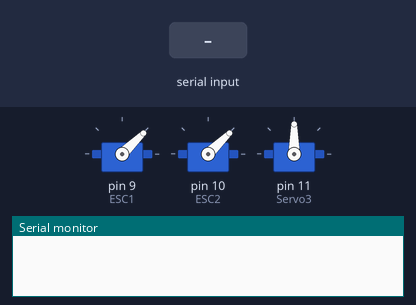
The sketch below on a simulated Arduino Uno, built with avr-gcc and run on an emulated ATmega328P. On the bench: 3 × servo, the last lines printed to the serial monitor. The inputs (shaded band) are chosen by the test bench.

Above: at 4.2 s.
4.3 s: "F" received over Serial
At 4.9 s:
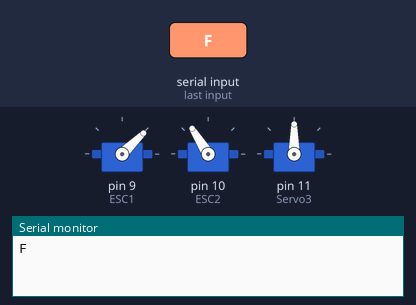
5.8 s: "B" received over Serial
At 7.0 s:
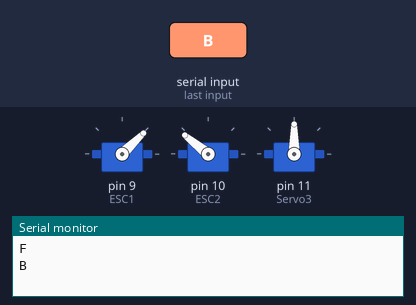
7.3 s: "U" received over Serial
At 8.3 s:
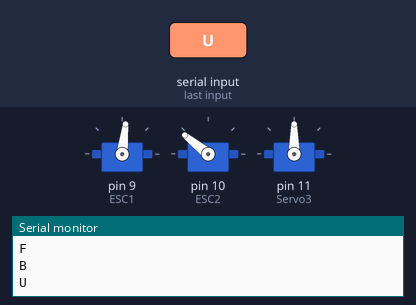
8.8 s: "S" received over Serial
At 9.5 s:
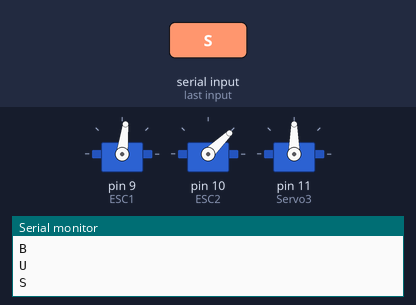
10.3 s: "V" received over Serial
At 10.6 s:
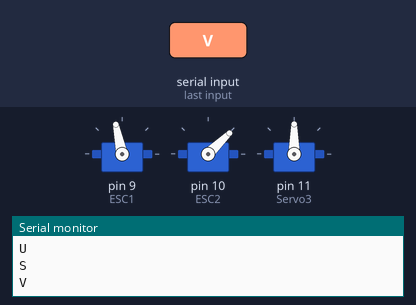
11.8 s: "L" received over Serial
At 13.0 s:
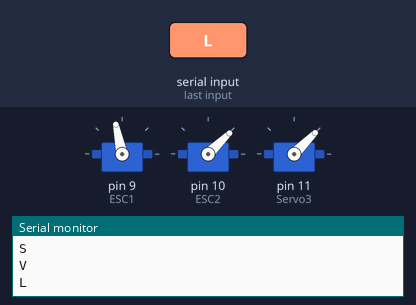
Timing chart, 0 to 14.3 s (numbered marks = the images above; inputs shaded):
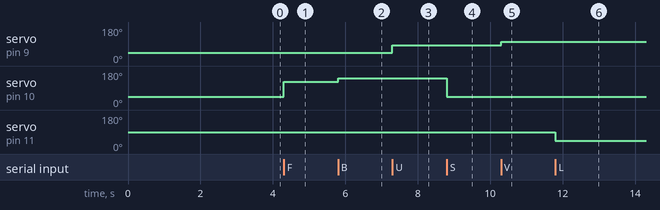

Measured:
- after the input at 4.3 s, servo on pin 10 (ESC2): 44° → 122° at once
- after the input at 5.8 s, servo on pin 10 (ESC2): 122° → 141° at once
- after the input at 7.3 s, servo on pin 9 (ESC1): 44° → 83° at once
- after the input at 8.8 s, servo on pin 10 (ESC2): 141° → 44° at once
- after the input at 10.3 s, servo on pin 9 (ESC1): 83° → 102° at once
- after the input at 11.8 s, servo on pin 11 (Servo3): 90° → 45° at once

The sketch:

hover_craft.ino
```cpp
#include <Servo.h>

Servo ESC1;   // First ESC (Up)
Servo ESC2;   // Second ESC (Front)
Servo Servo3; // Third Servo (for additional movement)

void setup() {
  ESC1.attach(9);    // First ESC on pin 9 (Up)
  ESC2.attach(10);   // Second ESC on pin 10 (Front)
  Servo3.attach(11); // Third Servo on pin 11

  ESC1.writeMicroseconds(1000);  // Arm first ESC
  ESC2.writeMicroseconds(1000);  // Arm second ESC
  Servo3.write(90);  // Set third servo to middle position

  delay(3000);  // Wait for ESCs to initialize

  Serial.begin(9600);  // Start Bluetooth communication via Hardware Serial
}

void loop() {
  if (Serial.available()) {  // Check if Bluetooth sent data
    char command = Serial.read(); // Read command
    Serial.println(command);

    // Control ESC2 (Front motor)
    if (command == 'F') {
      ESC2.writeMicroseconds(1800);  // Move forward
    }
    else if (command == 'B') {
      ESC2.writeMicroseconds(2000);  // Move forward faster
    }
    else if (command == 'S') {
      ESC2.writeMicroseconds(1000);  // Stop front motor
    }

    // Control ESC1 (Up motor)
    else if (command == 'U') {
      ESC1.writeMicroseconds(1400);  // Move up
    }
    else if (command == 'V') {
      ESC1.writeMicroseconds(1600);  // Move up faster
    }
    else if (command == 'D') {
      ESC1.writeMicroseconds(1000);  // Stop up motor
    }

    // Control Servo3
    else if (command == 'L') {
      Servo3.write(45);  // Move servo to left position
    }
    else if (command == 'R') {
      Servo3.write(135);  // Move servo to right position
    }
    else if (command == 'M') {
      Servo3.write(90);  // Reset servo to middle position
    }
  }
}
```
